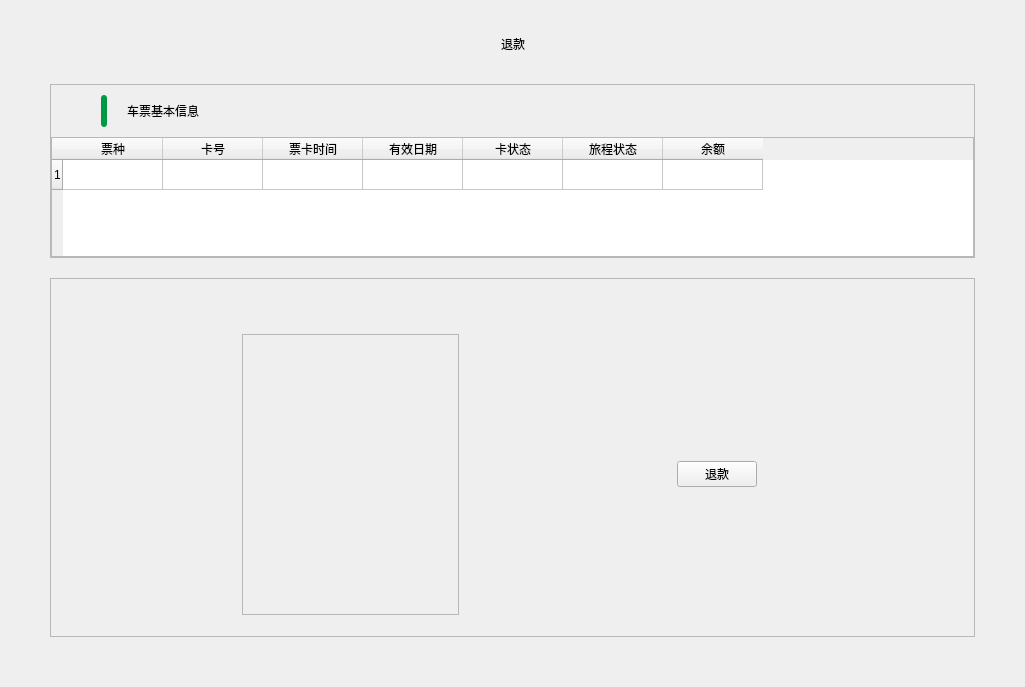
<?xml version="1.0" encoding="UTF-8"?>
<ui version="4.0">
 <class>RefundWidget</class>
 <widget class="QWidget" name="RefundWidget">
  <property name="geometry">
   <rect>
    <x>0</x>
    <y>0</y>
    <width>1025</width>
    <height>687</height>
   </rect>
  </property>
  <property name="windowTitle">
   <string>Form</string>
  </property>
  <layout class="QVBoxLayout" name="verticalLayout_4">
   <property name="spacing">
    <number>0</number>
   </property>
   <property name="leftMargin">
    <number>0</number>
   </property>
   <property name="topMargin">
    <number>0</number>
   </property>
   <property name="rightMargin">
    <number>0</number>
   </property>
   <property name="bottomMargin">
    <number>0</number>
   </property>
   <item>
    <widget class="QWidget" name="infoBg" native="true">
     <layout class="QVBoxLayout" name="verticalLayout_3">
      <property name="spacing">
       <number>30</number>
      </property>
      <property name="leftMargin">
       <number>50</number>
      </property>
      <property name="topMargin">
       <number>34</number>
      </property>
      <property name="rightMargin">
       <number>50</number>
      </property>
      <property name="bottomMargin">
       <number>50</number>
      </property>
      <item>
       <layout class="QHBoxLayout" name="horizontalLayout">
        <item>
         <spacer name="horizontalSpacer_4">
          <property name="orientation">
           <enum>Qt::Horizontal</enum>
          </property>
          <property name="sizeHint" stdset="0">
           <size>
            <width>40</width>
            <height>20</height>
           </size>
          </property>
         </spacer>
        </item>
        <item>
         <widget class="QLabel" name="nameLabel">
          <property name="text">
           <string>退款</string>
          </property>
          <property name="alignment">
           <set>Qt::AlignCenter</set>
          </property>
         </widget>
        </item>
        <item>
         <spacer name="horizontalSpacer_5">
          <property name="orientation">
           <enum>Qt::Horizontal</enum>
          </property>
          <property name="sizeHint" stdset="0">
           <size>
            <width>40</width>
            <height>20</height>
           </size>
          </property>
         </spacer>
        </item>
       </layout>
      </item>
      <item>
       <layout class="QVBoxLayout" name="verticalLayout_2" stretch="0,1">
        <property name="spacing">
         <number>20</number>
        </property>
        <item>
         <widget class="QFrame" name="centerFrame1">
          <property name="frameShape">
           <enum>QFrame::StyledPanel</enum>
          </property>
          <property name="frameShadow">
           <enum>QFrame::Raised</enum>
          </property>
          <layout class="QVBoxLayout" name="verticalLayout" stretch="0,0,0,1">
           <property name="spacing">
            <number>0</number>
           </property>
           <property name="leftMargin">
            <number>0</number>
           </property>
           <property name="topMargin">
            <number>0</number>
           </property>
           <property name="rightMargin">
            <number>0</number>
           </property>
           <property name="bottomMargin">
            <number>0</number>
           </property>
           <item>
            <spacer name="verticalSpacer">
             <property name="orientation">
              <enum>Qt::Vertical</enum>
             </property>
             <property name="sizeType">
              <enum>QSizePolicy::Fixed</enum>
             </property>
             <property name="sizeHint" stdset="0">
              <size>
               <width>20</width>
               <height>10</height>
              </size>
             </property>
            </spacer>
           </item>
           <item>
            <layout class="QHBoxLayout" name="horizontalLayout_2">
             <property name="spacing">
              <number>0</number>
             </property>
             <item>
              <spacer name="horizontalSpacer_2">
               <property name="orientation">
                <enum>Qt::Horizontal</enum>
               </property>
               <property name="sizeType">
                <enum>QSizePolicy::Fixed</enum>
               </property>
               <property name="sizeHint" stdset="0">
                <size>
                 <width>50</width>
                 <height>20</height>
                </size>
               </property>
              </spacer>
             </item>
             <item>
              <widget class="QLabel" name="label_3">
               <property name="minimumSize">
                <size>
                 <width>6</width>
                 <height>32</height>
                </size>
               </property>
               <property name="maximumSize">
                <size>
                 <width>6</width>
                 <height>32</height>
                </size>
               </property>
               <property name="styleSheet">
                <string notr="true">background-color: #009944;
border-radius: 3px;
</string>
               </property>
               <property name="text">
                <string/>
               </property>
              </widget>
             </item>
             <item>
              <spacer name="horizontalSpacer_3">
               <property name="orientation">
                <enum>Qt::Horizontal</enum>
               </property>
               <property name="sizeType">
                <enum>QSizePolicy::Fixed</enum>
               </property>
               <property name="sizeHint" stdset="0">
                <size>
                 <width>20</width>
                 <height>20</height>
                </size>
               </property>
              </spacer>
             </item>
             <item>
              <widget class="QLabel" name="basicText">
               <property name="text">
                <string>车票基本信息</string>
               </property>
              </widget>
             </item>
             <item>
              <spacer name="horizontalSpacer">
               <property name="orientation">
                <enum>Qt::Horizontal</enum>
               </property>
               <property name="sizeHint" stdset="0">
                <size>
                 <width>40</width>
                 <height>20</height>
                </size>
               </property>
              </spacer>
             </item>
            </layout>
           </item>
           <item>
            <spacer name="verticalSpacer_2">
             <property name="orientation">
              <enum>Qt::Vertical</enum>
             </property>
             <property name="sizeType">
              <enum>QSizePolicy::Fixed</enum>
             </property>
             <property name="sizeHint" stdset="0">
              <size>
               <width>20</width>
               <height>10</height>
              </size>
             </property>
            </spacer>
           </item>
           <item>
            <widget class="QTableWidget" name="tableWidget">
             <property name="sizePolicy">
              <sizepolicy hsizetype="Expanding" vsizetype="Preferred">
               <horstretch>0</horstretch>
               <verstretch>0</verstretch>
              </sizepolicy>
             </property>
             <property name="maximumSize">
              <size>
               <width>16777215</width>
               <height>120</height>
              </size>
             </property>
             <property name="selectionBehavior">
              <enum>QAbstractItemView::SelectRows</enum>
             </property>
             <property name="rowCount">
              <number>1</number>
             </property>
             <property name="columnCount">
              <number>7</number>
             </property>
             <row/>
             <column>
              <property name="text">
               <string>票种</string>
              </property>
             </column>
             <column>
              <property name="text">
               <string>卡号</string>
              </property>
             </column>
             <column>
              <property name="text">
               <string>票卡时间</string>
              </property>
             </column>
             <column>
              <property name="text">
               <string>有效日期</string>
              </property>
             </column>
             <column>
              <property name="text">
               <string>卡状态</string>
              </property>
             </column>
             <column>
              <property name="text">
               <string>旅程状态</string>
              </property>
             </column>
             <column>
              <property name="text">
               <string>余额</string>
              </property>
             </column>
            </widget>
           </item>
          </layout>
         </widget>
        </item>
        <item>
         <widget class="QFrame" name="centerFrame2">
          <property name="frameShape">
           <enum>QFrame::StyledPanel</enum>
          </property>
          <property name="frameShadow">
           <enum>QFrame::Raised</enum>
          </property>
          <layout class="QHBoxLayout" name="horizontalLayout_3">
           <property name="spacing">
            <number>0</number>
           </property>
           <property name="leftMargin">
            <number>0</number>
           </property>
           <property name="topMargin">
            <number>55</number>
           </property>
           <property name="rightMargin">
            <number>0</number>
           </property>
           <property name="bottomMargin">
            <number>21</number>
           </property>
           <item>
            <spacer name="horizontalSpacer_6">
             <property name="orientation">
              <enum>Qt::Horizontal</enum>
             </property>
             <property name="sizeType">
              <enum>QSizePolicy::Fixed</enum>
             </property>
             <property name="sizeHint" stdset="0">
              <size>
               <width>191</width>
               <height>20</height>
              </size>
             </property>
            </spacer>
           </item>
           <item>
            <widget class="QFrame" name="refundSample">
             <property name="sizePolicy">
              <sizepolicy hsizetype="Expanding" vsizetype="Preferred">
               <horstretch>0</horstretch>
               <verstretch>0</verstretch>
              </sizepolicy>
             </property>
             <property name="frameShape">
              <enum>QFrame::StyledPanel</enum>
             </property>
             <property name="frameShadow">
              <enum>QFrame::Raised</enum>
             </property>
            </widget>
           </item>
           <item>
            <spacer name="horizontalSpacer_7">
             <property name="orientation">
              <enum>Qt::Horizontal</enum>
             </property>
             <property name="sizeHint" stdset="0">
              <size>
               <width>209</width>
               <height>20</height>
              </size>
             </property>
            </spacer>
           </item>
           <item>
            <widget class="QPushButton" name="sRefundBtn">
             <property name="text">
              <string>退款</string>
             </property>
            </widget>
           </item>
           <item>
            <spacer name="horizontalSpacer_8">
             <property name="orientation">
              <enum>Qt::Horizontal</enum>
             </property>
             <property name="sizeHint" stdset="0">
              <size>
               <width>208</width>
               <height>20</height>
              </size>
             </property>
            </spacer>
           </item>
          </layout>
         </widget>
        </item>
       </layout>
      </item>
     </layout>
    </widget>
   </item>
  </layout>
 </widget>
 <resources/>
 <connections/>
</ui>
